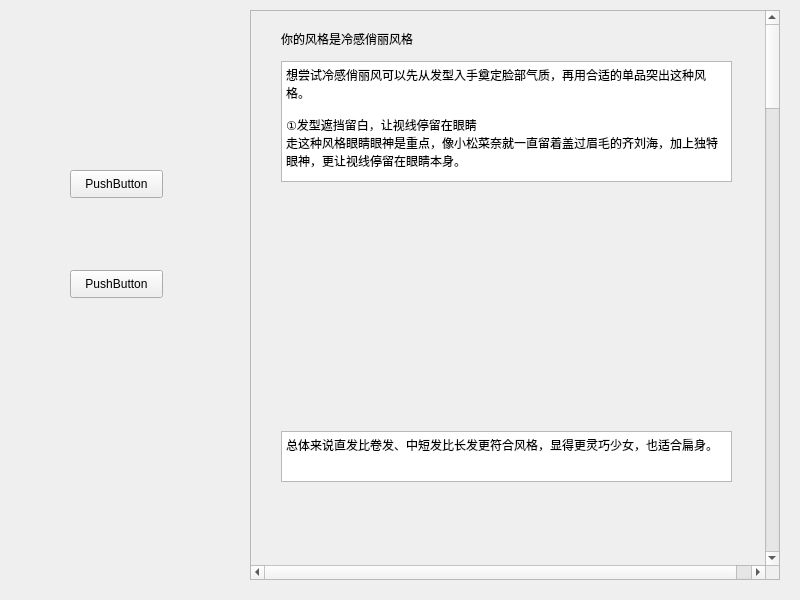
<?xml version="1.0" encoding="UTF-8"?>
<ui version="4.0">
 <class>coldsmallthin</class>
 <widget class="QWidget" name="coldsmallthin">
  <property name="geometry">
   <rect>
    <x>0</x>
    <y>0</y>
    <width>800</width>
    <height>600</height>
   </rect>
  </property>
  <property name="windowTitle">
   <string>Form</string>
  </property>
  <widget class="QTextBrowser" name="textBrowser_2">
   <property name="geometry">
    <rect>
     <x>330</x>
     <y>320</y>
     <width>256</width>
     <height>192</height>
    </rect>
   </property>
  </widget>
  <widget class="QScrollArea" name="scrollArea">
   <property name="geometry">
    <rect>
     <x>250</x>
     <y>10</y>
     <width>530</width>
     <height>570</height>
    </rect>
   </property>
   <property name="minimumSize">
    <size>
     <width>500</width>
     <height>570</height>
    </size>
   </property>
   <property name="verticalScrollBarPolicy">
    <enum>Qt::ScrollBarAlwaysOn</enum>
   </property>
   <property name="horizontalScrollBarPolicy">
    <enum>Qt::ScrollBarAlwaysOn</enum>
   </property>
   <property name="widgetResizable">
    <bool>false</bool>
   </property>
   <widget class="QWidget" name="scrollAreaWidgetContents">
    <property name="geometry">
     <rect>
      <x>0</x>
      <y>0</y>
      <width>530</width>
      <height>3500</height>
     </rect>
    </property>
    <widget class="QLabel" name="label">
     <property name="geometry">
      <rect>
       <x>30</x>
       <y>20</y>
       <width>341</width>
       <height>16</height>
      </rect>
     </property>
     <property name="text">
      <string>你的风格是冷感俏丽风格</string>
     </property>
    </widget>
    <widget class="QTextBrowser" name="textBrowser">
     <property name="geometry">
      <rect>
       <x>30</x>
       <y>50</y>
       <width>451</width>
       <height>121</height>
      </rect>
     </property>
     <property name="html">
      <string>&lt;!DOCTYPE HTML PUBLIC &quot;-//W3C//DTD HTML 4.0//EN&quot; &quot;http://www.w3.org/TR/REC-html40/strict.dtd&quot;&gt;
&lt;html&gt;&lt;head&gt;&lt;meta name=&quot;qrichtext&quot; content=&quot;1&quot; /&gt;&lt;style type=&quot;text/css&quot;&gt;
p, li { white-space: pre-wrap; }
&lt;/style&gt;&lt;/head&gt;&lt;body style=&quot; font-family:'SimSun'; font-size:9pt; font-weight:400; font-style:normal;&quot;&gt;
&lt;p style=&quot; margin-top:0px; margin-bottom:0px; margin-left:0px; margin-right:0px; -qt-block-indent:0; text-indent:0px;&quot;&gt;想尝试冷感俏丽风可以先从发型入手奠定脸部气质，再用合适的单品突出这种风格。&lt;/p&gt;
&lt;p style=&quot;-qt-paragraph-type:empty; margin-top:0px; margin-bottom:0px; margin-left:0px; margin-right:0px; -qt-block-indent:0; text-indent:0px;&quot;&gt;&lt;br /&gt;&lt;/p&gt;
&lt;p style=&quot; margin-top:0px; margin-bottom:0px; margin-left:0px; margin-right:0px; -qt-block-indent:0; text-indent:0px;&quot;&gt;①发型遮挡留白，让视线停留在眼睛&lt;/p&gt;
&lt;p style=&quot; margin-top:0px; margin-bottom:0px; margin-left:0px; margin-right:0px; -qt-block-indent:0; text-indent:0px;&quot;&gt;走这种风格眼睛眼神是重点，像小松菜奈就一直留着盖过眉毛的齐刘海，加上独特眼神，更让视线停留在眼睛本身。&lt;/p&gt;&lt;/body&gt;&lt;/html&gt;</string>
     </property>
    </widget>
    <widget class="QLabel" name="label_2">
     <property name="geometry">
      <rect>
       <x>30</x>
       <y>180</y>
       <width>451</width>
       <height>231</height>
      </rect>
     </property>
     <property name="text">
      <string/>
     </property>
    </widget>
    <widget class="QTextBrowser" name="textBrowser_4">
     <property name="geometry">
      <rect>
       <x>30</x>
       <y>420</y>
       <width>451</width>
       <height>51</height>
      </rect>
     </property>
     <property name="html">
      <string>&lt;!DOCTYPE HTML PUBLIC &quot;-//W3C//DTD HTML 4.0//EN&quot; &quot;http://www.w3.org/TR/REC-html40/strict.dtd&quot;&gt;
&lt;html&gt;&lt;head&gt;&lt;meta name=&quot;qrichtext&quot; content=&quot;1&quot; /&gt;&lt;style type=&quot;text/css&quot;&gt;
p, li { white-space: pre-wrap; }
&lt;/style&gt;&lt;/head&gt;&lt;body style=&quot; font-family:'SimSun'; font-size:9pt; font-weight:400; font-style:normal;&quot;&gt;
&lt;p style=&quot; margin-top:0px; margin-bottom:0px; margin-left:0px; margin-right:0px; -qt-block-indent:0; text-indent:0px;&quot;&gt;总体来说直发比卷发、中短发比长发更符合风格，显得更灵巧少女，也适合扁身。&lt;/p&gt;&lt;/body&gt;&lt;/html&gt;</string>
     </property>
    </widget>
    <widget class="QLabel" name="label_3">
     <property name="geometry">
      <rect>
       <x>30</x>
       <y>480</y>
       <width>451</width>
       <height>201</height>
      </rect>
     </property>
     <property name="text">
      <string/>
     </property>
    </widget>
    <widget class="QLabel" name="label_4">
     <property name="geometry">
      <rect>
       <x>30</x>
       <y>780</y>
       <width>451</width>
       <height>261</height>
      </rect>
     </property>
     <property name="text">
      <string/>
     </property>
    </widget>
    <widget class="QTextBrowser" name="textBrowser_3">
     <property name="geometry">
      <rect>
       <x>30</x>
       <y>690</y>
       <width>451</width>
       <height>81</height>
      </rect>
     </property>
     <property name="html">
      <string>&lt;!DOCTYPE HTML PUBLIC &quot;-//W3C//DTD HTML 4.0//EN&quot; &quot;http://www.w3.org/TR/REC-html40/strict.dtd&quot;&gt;
&lt;html&gt;&lt;head&gt;&lt;meta name=&quot;qrichtext&quot; content=&quot;1&quot; /&gt;&lt;style type=&quot;text/css&quot;&gt;
p, li { white-space: pre-wrap; }
&lt;/style&gt;&lt;/head&gt;&lt;body style=&quot; font-family:'SimSun'; font-size:9pt; font-weight:400; font-style:normal;&quot;&gt;
&lt;p style=&quot; margin-top:0px; margin-bottom:0px; margin-left:0px; margin-right:0px; -qt-block-indent:0; text-indent:0px;&quot;&gt;调整好发型后，就可以从穿搭入手了。&lt;/p&gt;
&lt;p style=&quot; margin-top:0px; margin-bottom:0px; margin-left:0px; margin-right:0px; -qt-block-indent:0; text-indent:0px;&quot;&gt;② 配色和款式，把握冷感俏丽的精髓&lt;/p&gt;
&lt;p style=&quot; margin-top:0px; margin-bottom:0px; margin-left:0px; margin-right:0px; -qt-block-indent:0; text-indent:0px;&quot;&gt; 全黑的酷感太压抑，掩盖了这种五官年轻少女的优势，最好用亮眼的颜色增加俏丽感：&lt;/p&gt;&lt;/body&gt;&lt;/html&gt;</string>
     </property>
    </widget>
    <widget class="QLabel" name="label_5">
     <property name="geometry">
      <rect>
       <x>30</x>
       <y>1170</y>
       <width>451</width>
       <height>231</height>
      </rect>
     </property>
     <property name="text">
      <string/>
     </property>
    </widget>
    <widget class="QTextBrowser" name="textBrowser_5">
     <property name="geometry">
      <rect>
       <x>30</x>
       <y>1060</y>
       <width>451</width>
       <height>101</height>
      </rect>
     </property>
     <property name="html">
      <string>&lt;!DOCTYPE HTML PUBLIC &quot;-//W3C//DTD HTML 4.0//EN&quot; &quot;http://www.w3.org/TR/REC-html40/strict.dtd&quot;&gt;
&lt;html&gt;&lt;head&gt;&lt;meta name=&quot;qrichtext&quot; content=&quot;1&quot; /&gt;&lt;style type=&quot;text/css&quot;&gt;
p, li { white-space: pre-wrap; }
&lt;/style&gt;&lt;/head&gt;&lt;body style=&quot; font-family:'SimSun'; font-size:9pt; font-weight:400; font-style:normal;&quot;&gt;
&lt;p style=&quot; margin-top:0px; margin-bottom:0px; margin-left:0px; margin-right:0px; -qt-block-indent:0; text-indent:0px;&quot;&gt;▲ 可以对比一下两套look，右边在全黑里加入亮色，就平衡了酷感和俏丽。&lt;/p&gt;
&lt;p style=&quot;-qt-paragraph-type:empty; margin-top:0px; margin-bottom:0px; margin-left:0px; margin-right:0px; -qt-block-indent:0; text-indent:0px;&quot;&gt;&lt;br /&gt;&lt;/p&gt;
&lt;p style=&quot; margin-top:0px; margin-bottom:0px; margin-left:0px; margin-right:0px; -qt-block-indent:0; text-indent:0px;&quot;&gt;特别是靠近脸部的地方，尽量避免全黑白，用色彩点缀更能衬托脸蛋的少女感。&lt;/p&gt;&lt;/body&gt;&lt;/html&gt;</string>
     </property>
    </widget>
    <widget class="QLabel" name="label_6">
     <property name="geometry">
      <rect>
       <x>30</x>
       <y>1470</y>
       <width>451</width>
       <height>241</height>
      </rect>
     </property>
     <property name="text">
      <string/>
     </property>
    </widget>
    <widget class="QTextBrowser" name="textBrowser_6">
     <property name="geometry">
      <rect>
       <x>30</x>
       <y>1410</y>
       <width>451</width>
       <height>51</height>
      </rect>
     </property>
     <property name="html">
      <string>&lt;!DOCTYPE HTML PUBLIC &quot;-//W3C//DTD HTML 4.0//EN&quot; &quot;http://www.w3.org/TR/REC-html40/strict.dtd&quot;&gt;
&lt;html&gt;&lt;head&gt;&lt;meta name=&quot;qrichtext&quot; content=&quot;1&quot; /&gt;&lt;style type=&quot;text/css&quot;&gt;
p, li { white-space: pre-wrap; }
&lt;/style&gt;&lt;/head&gt;&lt;body style=&quot; font-family:'SimSun'; font-size:9pt; font-weight:400; font-style:normal;&quot;&gt;
&lt;p style=&quot; margin-top:0px; margin-bottom:0px; margin-left:0px; margin-right:0px; -qt-block-indent:0; text-indent:0px;&quot;&gt;打造这种略带冷感的俏丽风，全黑色、大面积亮色都不是好办法，更聪明的是选一个相对亮丽的色彩，同时用黑、白来平衡：&lt;/p&gt;&lt;/body&gt;&lt;/html&gt;</string>
     </property>
    </widget>
    <widget class="QLabel" name="label_7">
     <property name="geometry">
      <rect>
       <x>30</x>
       <y>1830</y>
       <width>451</width>
       <height>231</height>
      </rect>
     </property>
     <property name="text">
      <string/>
     </property>
    </widget>
    <widget class="QTextBrowser" name="textBrowser_7">
     <property name="geometry">
      <rect>
       <x>30</x>
       <y>1720</y>
       <width>451</width>
       <height>101</height>
      </rect>
     </property>
     <property name="html">
      <string>&lt;!DOCTYPE HTML PUBLIC &quot;-//W3C//DTD HTML 4.0//EN&quot; &quot;http://www.w3.org/TR/REC-html40/strict.dtd&quot;&gt;
&lt;html&gt;&lt;head&gt;&lt;meta name=&quot;qrichtext&quot; content=&quot;1&quot; /&gt;&lt;style type=&quot;text/css&quot;&gt;
p, li { white-space: pre-wrap; }
&lt;/style&gt;&lt;/head&gt;&lt;body style=&quot; font-family:'SimSun'; font-size:9pt; font-weight:400; font-style:normal;&quot;&gt;
&lt;p style=&quot; margin-top:0px; margin-bottom:0px; margin-left:0px; margin-right:0px; -qt-block-indent:0; text-indent:0px;&quot;&gt;▲ 亮橙色、辣椒红、草木绿等等都可以，最好放在上半身。&lt;/p&gt;
&lt;p style=&quot; margin-top:0px; margin-bottom:0px; margin-left:0px; margin-right:0px; -qt-block-indent:0; text-indent:0px;&quot;&gt; &lt;/p&gt;
&lt;p style=&quot; margin-top:0px; margin-bottom:0px; margin-left:0px; margin-right:0px; -qt-block-indent:0; text-indent:0px;&quot;&gt;③把握好颜色后，接着我们来看看怎么挑选款式吧。&lt;/p&gt;
&lt;p style=&quot; margin-top:0px; margin-bottom:0px; margin-left:0px; margin-right:0px; -qt-block-indent:0; text-indent:0px;&quot;&gt;少女感、年轻感就来自于这种纤细的肩背四肢，让人觉得很灵巧。加上衣服的短线条，就有了元气活力感。&lt;/p&gt;&lt;/body&gt;&lt;/html&gt;</string>
     </property>
    </widget>
    <widget class="QLabel" name="label_8">
     <property name="geometry">
      <rect>
       <x>30</x>
       <y>2130</y>
       <width>441</width>
       <height>241</height>
      </rect>
     </property>
     <property name="text">
      <string/>
     </property>
    </widget>
    <widget class="QTextBrowser" name="textBrowser_8">
     <property name="geometry">
      <rect>
       <x>30</x>
       <y>2070</y>
       <width>451</width>
       <height>51</height>
      </rect>
     </property>
     <property name="html">
      <string>&lt;!DOCTYPE HTML PUBLIC &quot;-//W3C//DTD HTML 4.0//EN&quot; &quot;http://www.w3.org/TR/REC-html40/strict.dtd&quot;&gt;
&lt;html&gt;&lt;head&gt;&lt;meta name=&quot;qrichtext&quot; content=&quot;1&quot; /&gt;&lt;style type=&quot;text/css&quot;&gt;
p, li { white-space: pre-wrap; }
&lt;/style&gt;&lt;/head&gt;&lt;body style=&quot; font-family:'SimSun'; font-size:9pt; font-weight:400; font-style:normal;&quot;&gt;
&lt;p style=&quot; margin-top:0px; margin-bottom:0px; margin-left:0px; margin-right:0px; -qt-block-indent:0; text-indent:0px;&quot;&gt;高瘦的大骨架扁身身材，关键就是避免上下都板正或臃肿，没有展现纤细的部位。&lt;/p&gt;&lt;/body&gt;&lt;/html&gt;</string>
     </property>
    </widget>
    <widget class="QLabel" name="label_9">
     <property name="geometry">
      <rect>
       <x>30</x>
       <y>2500</y>
       <width>451</width>
       <height>231</height>
      </rect>
     </property>
     <property name="text">
      <string/>
     </property>
    </widget>
    <widget class="QTextBrowser" name="textBrowser_9">
     <property name="geometry">
      <rect>
       <x>30</x>
       <y>2390</y>
       <width>451</width>
       <height>101</height>
      </rect>
     </property>
     <property name="html">
      <string>&lt;!DOCTYPE HTML PUBLIC &quot;-//W3C//DTD HTML 4.0//EN&quot; &quot;http://www.w3.org/TR/REC-html40/strict.dtd&quot;&gt;
&lt;html&gt;&lt;head&gt;&lt;meta name=&quot;qrichtext&quot; content=&quot;1&quot; /&gt;&lt;style type=&quot;text/css&quot;&gt;
p, li { white-space: pre-wrap; }
&lt;/style&gt;&lt;/head&gt;&lt;body style=&quot; font-family:'SimSun'; font-size:9pt; font-weight:400; font-style:normal;&quot;&gt;
&lt;p style=&quot; margin-top:0px; margin-bottom:0px; margin-left:0px; margin-right:0px; -qt-block-indent:0; text-indent:0px;&quot;&gt;▲ 最右这套聪明地选了纤细下装来平衡上半身的宽大，马上显得更有活力了。&lt;/p&gt;
&lt;p style=&quot;-qt-paragraph-type:empty; margin-top:0px; margin-bottom:0px; margin-left:0px; margin-right:0px; -qt-block-indent:0; text-indent:0px;&quot;&gt;&lt;br /&gt;&lt;/p&gt;
&lt;p style=&quot; margin-top:0px; margin-bottom:0px; margin-left:0px; margin-right:0px; -qt-block-indent:0; text-indent:0px;&quot;&gt;可以让穿搭松紧有度，比如下面三套，分别突出上臂、腰部、腿部的纤细感。版型都很好看，也发挥了身材优势：&lt;/p&gt;&lt;/body&gt;&lt;/html&gt;</string>
     </property>
    </widget>
    <widget class="QLabel" name="label_10">
     <property name="geometry">
      <rect>
       <x>30</x>
       <y>2870</y>
       <width>441</width>
       <height>251</height>
      </rect>
     </property>
     <property name="text">
      <string/>
     </property>
    </widget>
    <widget class="QTextBrowser" name="textBrowser_10">
     <property name="geometry">
      <rect>
       <x>30</x>
       <y>2740</y>
       <width>451</width>
       <height>121</height>
      </rect>
     </property>
     <property name="html">
      <string>&lt;!DOCTYPE HTML PUBLIC &quot;-//W3C//DTD HTML 4.0//EN&quot; &quot;http://www.w3.org/TR/REC-html40/strict.dtd&quot;&gt;
&lt;html&gt;&lt;head&gt;&lt;meta name=&quot;qrichtext&quot; content=&quot;1&quot; /&gt;&lt;style type=&quot;text/css&quot;&gt;
p, li { white-space: pre-wrap; }
&lt;/style&gt;&lt;/head&gt;&lt;body style=&quot; font-family:'SimSun'; font-size:9pt; font-weight:400; font-style:normal;&quot;&gt;
&lt;p style=&quot; margin-top:0px; margin-bottom:0px; margin-left:0px; margin-right:0px; -qt-block-indent:0; text-indent:0px;&quot;&gt;▲ 如果觉得颜色太素，可以把上衣换成前面提到的那些色彩。&lt;/p&gt;
&lt;p style=&quot; margin-top:0px; margin-bottom:0px; margin-left:0px; margin-right:0px; -qt-block-indent:0; text-indent:0px;&quot;&gt;④扬长避短，更好地撬动风格杠杆&lt;/p&gt;
&lt;p style=&quot; margin-top:0px; margin-bottom:0px; margin-left:0px; margin-right:0px; -qt-block-indent:0; text-indent:0px;&quot;&gt;最后再修饰一下缺点，就能让酷感俏丽更加鲜明了。&lt;/p&gt;
&lt;p style=&quot; margin-top:0px; margin-bottom:0px; margin-left:0px; margin-right:0px; -qt-block-indent:0; text-indent:0px;&quot;&gt;她提到另一个bug是腰粗，其实是因为平板身材没有腰。这种情况只要选择略有膨胀感的上装+小A型下装，同时腰线往上提，避开腹部赘肉，就能凹出细腰了。&lt;/p&gt;&lt;/body&gt;&lt;/html&gt;</string>
     </property>
    </widget>
    <widget class="QLabel" name="label_11">
     <property name="geometry">
      <rect>
       <x>30</x>
       <y>3200</y>
       <width>451</width>
       <height>251</height>
      </rect>
     </property>
     <property name="text">
      <string/>
     </property>
    </widget>
    <widget class="QTextBrowser" name="textBrowser_11">
     <property name="geometry">
      <rect>
       <x>30</x>
       <y>3140</y>
       <width>451</width>
       <height>51</height>
      </rect>
     </property>
     <property name="html">
      <string>&lt;!DOCTYPE HTML PUBLIC &quot;-//W3C//DTD HTML 4.0//EN&quot; &quot;http://www.w3.org/TR/REC-html40/strict.dtd&quot;&gt;
&lt;html&gt;&lt;head&gt;&lt;meta name=&quot;qrichtext&quot; content=&quot;1&quot; /&gt;&lt;style type=&quot;text/css&quot;&gt;
p, li { white-space: pre-wrap; }
&lt;/style&gt;&lt;/head&gt;&lt;body style=&quot; font-family:'SimSun'; font-size:9pt; font-weight:400; font-style:normal;&quot;&gt;
&lt;p style=&quot; margin-top:0px; margin-bottom:0px; margin-left:0px; margin-right:0px; -qt-block-indent:0; text-indent:0px;&quot;&gt;之后如果通过健身拥有马甲线腹肌的话，夏天很适合穿带点运动风的短上衣，造型会很出彩。&lt;/p&gt;&lt;/body&gt;&lt;/html&gt;</string>
     </property>
    </widget>
   </widget>
  </widget>
  <widget class="QPushButton" name="pushButton_2">
   <property name="geometry">
    <rect>
     <x>70</x>
     <y>170</y>
     <width>93</width>
     <height>28</height>
    </rect>
   </property>
   <property name="text">
    <string>PushButton</string>
   </property>
  </widget>
  <widget class="QPushButton" name="pushButton_3">
   <property name="geometry">
    <rect>
     <x>70</x>
     <y>270</y>
     <width>93</width>
     <height>28</height>
    </rect>
   </property>
   <property name="text">
    <string>PushButton</string>
   </property>
  </widget>
 </widget>
 <resources/>
 <connections/>
</ui>
